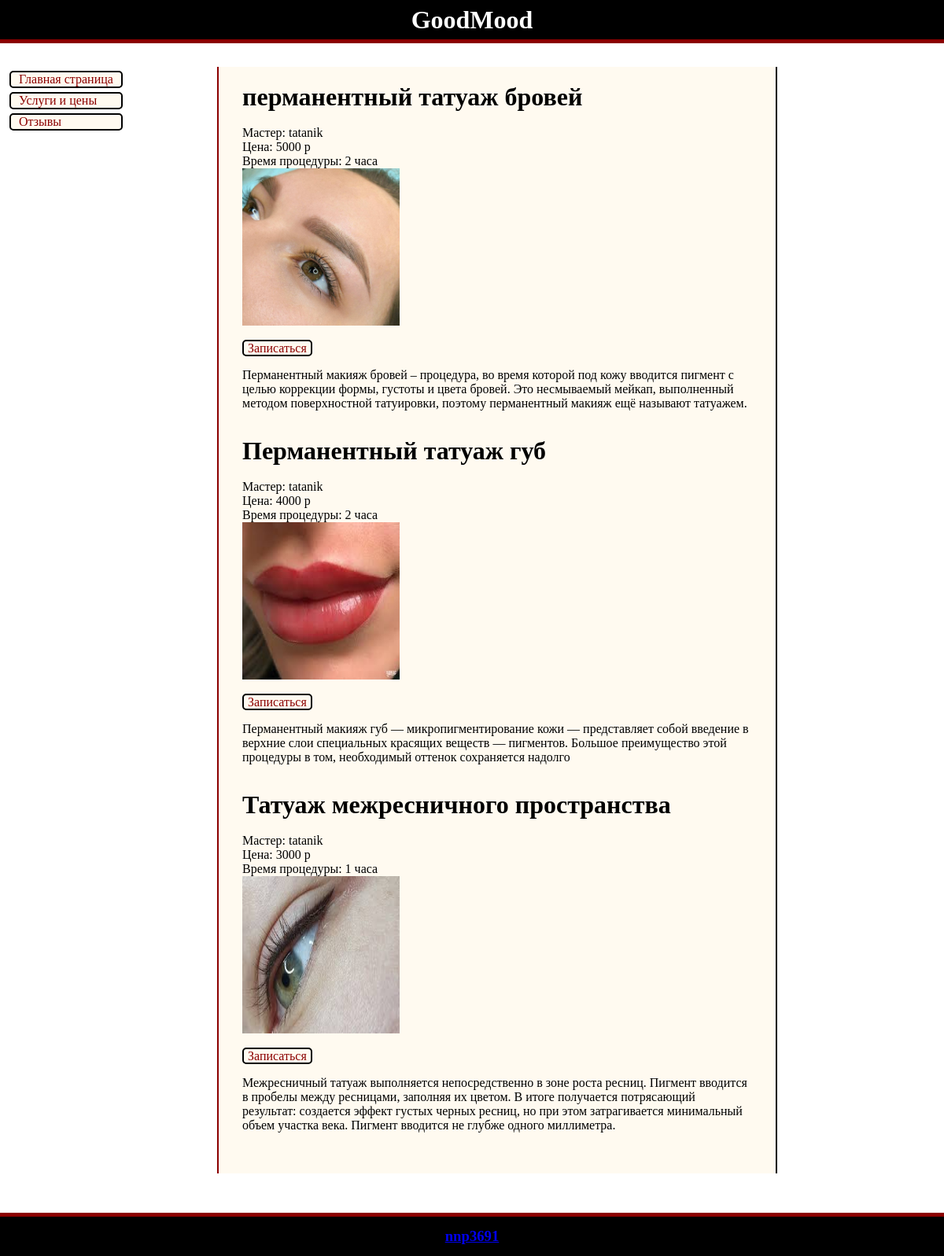
Page /blog on the committed database.
### service/models.py (models this page shows, shortened)
class Services(models.Model):
    title = models.CharField(max_length=255, verbose_name='Название услуги')
    slug = models.SlugField(max_length=255, unique=True, db_index=True, verbose_name='URL')
    price = models.DecimalField(max_digits=5, decimal_places=0, verbose_name='Цена услуги')
    write_up = models.TextField(blank=True, verbose_name='Описание услуги')
    photo = models.ImageField(upload_to='photos/%Y/%m/%d', verbose_name='Фото')
    is_published = models.BooleanField(default=True, verbose_name='Публикация')
    worker = models.ForeignKey('users.CustomUser', on_delete=models.CASCADE, verbose_name='Работник')
    sub_cat = models.ForeignKey('service.Subcategory', on_delete=models.PROTECT, verbose_name='Подкатегория')
    duration = models.BigIntegerField(default=0, verbose_name='Время процедуры')
    class Meta:
        verbose_name = 'Услугу'
        verbose_name_plural = 'Услуги'
        ordering = ['id']
    ordering = ['title', 'price']

class Subcategory(models.Model):
    title = models.CharField(max_length=100, db_index=True, verbose_name='Категория')
    slug = models.SlugField(max_length=255, unique=True, db_index=True, verbose_name='URL')
    def __str__(self):
        return self.title
    class Meta:
        verbose_name = 'Категорию услуг'
        verbose_name_plural = 'Категории услуг'
        ordering = ['id']
    ordering = ['title']

### users/models.py (models this page shows, shortened)
class CustomUser(AbstractUser):
    pass

### service/views.py (the view)
# urls.py: path('', Services.as_view(), name='services'),
class Services(ListView):
    model = Services
    template_name = 'service/services.html'
    context_object_name = 'servic'
    def get_context_data(self, *, object_list=None, **kwargs):
        context = super().get_context_data(**kwargs)
        context['menu'] = menu
        context['title'] = 'Услуги и цены'
        return context

### service/templates/service/services.html
{% extends 'blog/base.html' %}
{% block content %}
{% for s in servic %}
<h1>{{s.sub_cat}} </h1>
<br>Мастер: {{s.worker}}
<br>Цена: {{s.price}} р
<br>Время процедуры: {{s.duration}} часа
{% if s.photo %}
<p><img src="{{s.photo.url}}" height="200" width="200"></p>
<a href="records.html">Записаться</a>
{% endif %}
<p>{{s.write_up|linebreaks}}</p>
{% endfor %}
{% endblock content %}

### blog/templates/blog/base.html (shortened to what this page needs)
{% load static %}
<!DOCTYPE html>
<html lang="ru">
<head>
    <link type="text/css" href="{% static 'blog/css/blog.css' %}" rel="stylesheet"/>
</head>
<body>
<div id="header"> <h1>GoodMood</h1>
</div>
<div id="sidebar">
{% block menu %}
{% for m in menu %}
<ul>
    <li><a href="{% url m.url_name %}">{{m.title}}</a></li>
</ul>
{% endfor %}
{% endblock menu %}
</div>
<div id="content">
{% block content %}
{% endblock content %}
</div>
<div id="footer"> <a href="https://vk.com/id49909937"><h3>nnp3691</h3></a></div>
</body>
</html>

### blog/static/blog/css/blog.css (style rules this page uses)
* { margin: 0; padding: 0; }
body { background: white; }
#header, #footer { width: 100%; height: 50px; text-align: center; border-bottom: 5px solid darkred; background: black; color: #fff; line-height: 50px; margin-bottom: 30px; float: left; }
#footer { margin-bottom: 0; margin-top: 50px; border-bottom: 0; border-top: 5px solid #8b0000; float: left; }
#sidebar { list-style: none; display: block; float: left; width: 12%; margin-left: 1%; }
#sidebar li { display: block; background: floralwhite; border: 2px solid black; padding: 0 10px; cursor: pointer; margin-top: 5px; border-radius: 5px; }
#sidebar li a { text-decoration: none; color: darkred; }
#content { width: 54%; margin-left: 10%; background: floralwhite; border-left: 2px solid darkred; border-right: 2px solid black; padding: 20px 2.5%; float: left; }
#content p { padding-block-end: 2.5%; }
#content a { background: floralwhite; border: 2px solid black; padding: 0 5px; cursor: pointer; margin-top: 5px; border-radius: 5px; text-decoration: none; color: darkred; }

### rows in the picture
Services: sub_cat "перманентный татуаж бровей", worker "tatanik", price "5000", duration "2", photo (picture), write_up "Перманентный макияж бровей – процедура, во время которой под кожу вводится пигмент с целью коррекции формы, густоты и цвета бровей. Это несмываемый мейкап, выполненный методом поверхностной татуировки, поэтому перманентный макияж ещё называют татуажем."
Services: sub_cat "Перманентный татуаж губ", worker "tatanik", price "4000", duration "2", photo (picture), write_up "Перманентный макияж губ — микропигментирование кожи — представляет собой введение в верхние слои специальных красящих веществ — пигментов. Большое преимущество этой процедуры в том, необходимый оттенок сохраняется надолго"
Services: sub_cat "Татуаж межресничного пространства", worker "tatanik", price "3000", duration "1", photo (picture), write_up "Межресничный татуаж выполняется непосредственно в зоне роста ресниц. Пигмент вводится в пробелы между ресницами, заполняя их цветом. В итоге получается потрясающий результат: создается эффект густых черных ресниц, но при этом затрагивается минимальный объем участка века. Пигмент вводится не глубже одного миллиметра."

### other values in the picture
{{ m.title }} "Главная страница" "Услуги и цены" "Отзывы"
